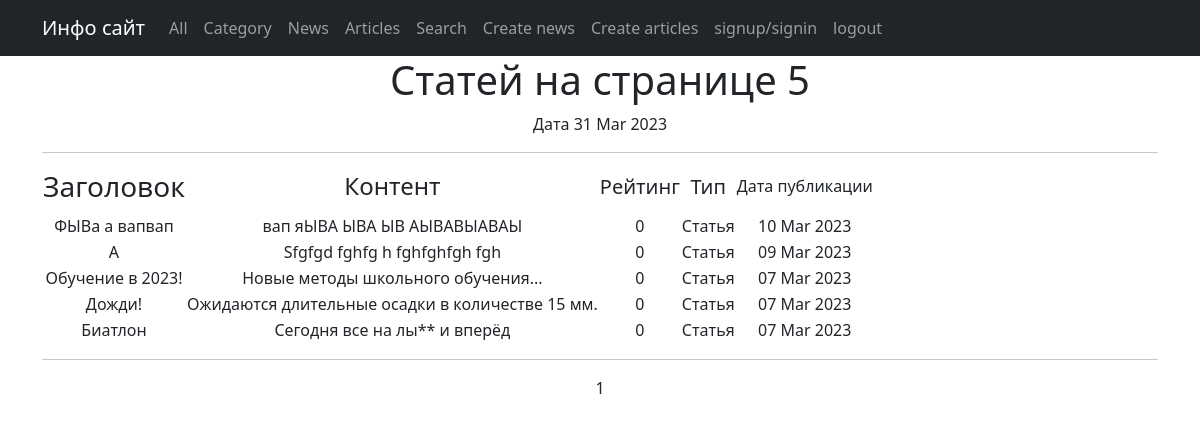
Page /posts/articles/ on the earlier database version.
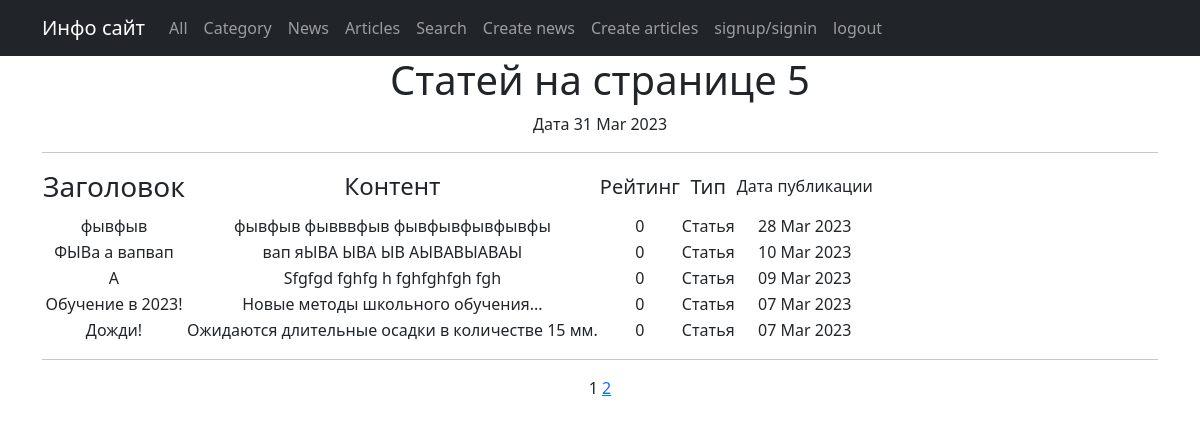
Same page on the later database version.
### posts/models.py (models this page shows, shortened)
class Post(models.Model):
    article = 'ARTI'
    news = 'NEWS'
    POST_TYPE = [
        (article, 'Статья'),
        (news, 'Новость')
    ]
    author = models.ForeignKey(Author, on_delete=models.CASCADE)
    types = models.CharField(max_length=4, choices=POST_TYPE, default=news)
    time_date = models.DateTimeField(auto_now_add=True)
    category = models.ManyToManyField(Category, through='PostCategory')
    title = models.CharField(max_length=255, blank=False)
    content = models.TextField(blank=False)
    rating = models.IntegerField(default=0)

### posts/views.py (the view)
# urls.py: path('articles/', ArticlesList.as_view(), name='articles_list'),
class ArticlesList(ListView):
    model = Post
    queryset = Post.objects.filter(types='ARTI')
    ordering = '-time_date'
    template_name = 'articles.html'
    context_object_name = 'articles'
    paginate_by = 5
    def get_context_data(self, **kwargs):
        context = super().get_context_data(**kwargs)
        context['num_of_articles'] = len(Post.objects.filter(types='ARTI'))
        return context

### posts/templatetags/custom_filters.py (called while the page is built)
@register.filter()
def censor(value):
    new_list = list(value.split())
    if isinstance(value, str):
        for i in range(len(new_list)):
            if new_list[i].lower() in censor_list:
                s = new_list[i]
                new_list[i] = s[:2] + '*' * (len(s) - 2)
        return ' '.join(new_list)
    else:
        raise TypeError('Объект не является строкой')

### posts/templatetags/custom_tags.py (called while the page is built)
@register.simple_tag()
def current_time(format_string='%b %d %Y'):
    return datetime.utcnow().strftime(format_string)

### templates/articles.html (shortened to what this page needs)
{% extends 'flatpages/default.html' %}
{% load custom_filters %}
{% load custom_tags %}
{% block content %}
<h1>Статей на странице {{ articles|length }} </h1>
Дата {% current_time '%d %b %Y' %}
<hr>
   {% if articles %}
       <table>
           <tr>
               <td><h3>Заголовок</h3></td>
                <td><h4>Контент</h4></td>
                <td><h5>Рейтинг</h5></td>
                <td><h5>Тип</h5></td>
                <td><h6>Дата публикации</h6></td>
           </tr>
           {% for article in articles %}
           <tr>
               <td>{{ article.title|truncatewords:3|censor }}</td>
                <td>{{ article.content|truncatewords:20|censor }}</td>
                <td>{{ article.rating }}</td>
                <td>{{ article.get_types_display }}</td>
                <td>{{ article.time_date|date:'d M Y' }}</td>
           </tr>
           {% endfor %}
       </table>
   {% else %}
       <h2>Новостей нет!</h2>
   {% endif %}
<hr>
    {{ page_obj.number }}
    {% if page_obj.has_next %}
        <a href="?page={{ page_obj.next_page_number }}">{{ page_obj.next_page_number }}</a>
    {% endif %}
{% endblock content %}

### templates/flatpages/default.html (shortened to what this page needs)
<!DOCTYPE html>
<html lang="en">
    <head>
        {% load static %}
        <link href="{% static 'css/styles.css' %}" rel="stylesheet" />
    </head>
    <body>
        <nav class="navbar navbar-expand-lg navbar-dark bg-dark static-top">
            <div class="container">
                <a class="navbar-brand" href="#">Инфо сайт</a>
                <div class="collapse navbar-collapse" id="navbarResponsive">
                    <ul class="navbar-nav ml-auto">
                        <li class="nav-item">
                            <a class="nav-link" href="/posts/">All</a>
                        </li>
                        <li class="nav-item">
                            <a class="nav-link" href="/posts/categories"> Category </a>
                        </li>
                        <li class="nav-item">
                            <a class="nav-link" href="/posts/news/">News</a>
                        </li>
                        <li class="nav-item">
                            <a class="nav-link" href="/posts/articles">Articles</a>
                        </li>
                        <li class="nav-item">
                            <a class="nav-link" href="/posts/search">Search</a>
                        </li>
                        <li class="nav-item">
                            <a class="nav-link" href="/posts/news/create">Сreate news</a>
                        </li>
                        <li class="nav-item">
                            <a class="nav-link" href="/posts/articles/create">Create articles</a>
                        </li>
                        <li class="nav-item">
                            <a class="nav-link" href="/accounts/signup/">signup/signin</a>
                        </li>
                        <li class="nav-item">
                            <a class="nav-link" href="/accounts/logout/">logout {{ user.username }} </a>
                        </li>
                    </ul>
                </div>
            </div>
        </nav>
        <div class="container">
            <div class="row">
                <div class="col-lg-12 text-center">
                    {% block content %}
                    {% endblock content %}
                </div>
            </div>
        </div>
    </body>
</html>

Differences in the rows shown:
no longer on this page (row unchanged): Post: title|censor "Биатлон", content|censor "Сегодня все на лы** и вперёд", rating "0", types "Статья", time_date "07 Mar 2023"
added Post: title|censor "фывфыв", content|censor "фывфыв фывввфыв фывфывфывфывфы", rating "0", types "Статья", time_date "28 Mar 2023"
Other differences:
{{ page_obj.next_page_number }}: (not shown) → "2"
